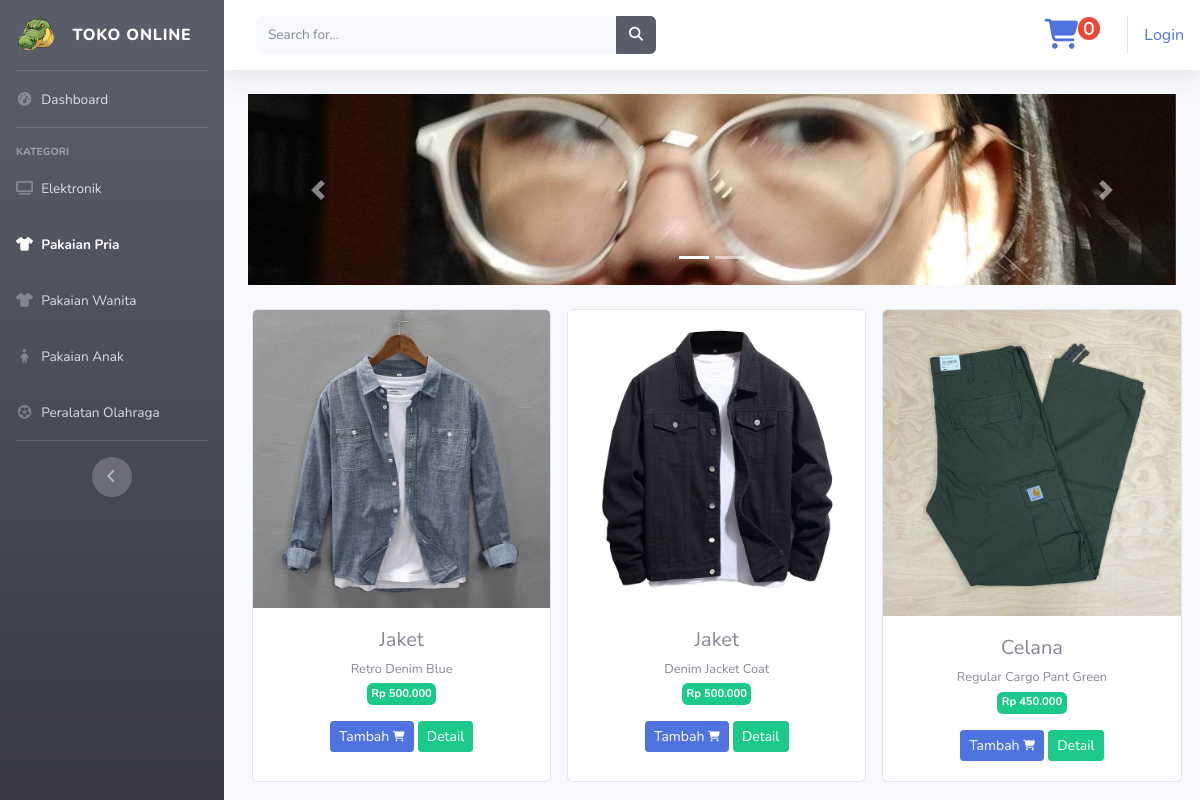
The page /index.php/kategori/pakaian_pria on the database its author committed.
### tables this page shows
CREATE TABLE `tbl_barang` (
  `id_brg` int(11) NOT NULL,
  `nama_barang` varchar(120) NOT NULL,
  `keterangan` varchar(225) NOT NULL,
  `kategori` varchar(60) NOT NULL,
  `harga` int(11) NOT NULL,
  `stok` int(4) NOT NULL,
  `gambar` text NOT NULL
);

### application/controllers/Kategori.php (called while the page is built, shortened)
<?php
class Kategori extends CI_Controller
{
    public function pakaian_pria()
    {
        $data['pakaian_pria'] = $this->model_kategori->pakaian_pria()->result();
        $this->load->view('template/header');
        $this->load->view('template/sidebar');
        $this->load->view('template/footer');
        $this->load->view('kategori/pakaian_pria', $data);
    }
}

### index.php (called while the page is built, shortened)
<?php
require_once BASEPATH.'core/CodeIgniter.php';

### application/models/model_kategori.php (called while the page is built, shortened)
<?php
class Model_kategori extends CI_Model
{
    public function pakaian_pria()
    {
        return $this->db->get_where("tbl_barang", array('
        kategori' => 'pakaian pria'));
    }
}

### application/views/kategori/pakaian_pria.php (the view, shortened to what this page needs)
<div class="container-fluid">
    <div id="carouselExampleIndicators" class="carousel slide" data-ride="carousel">
        <ol class="carousel-indicators">
            <li data-target="#carouselExampleIndicators" data-slide-to="0" class="active"></li>
            <li data-target="#carouselExampleIndicators" data-slide-to="1"></li>
        </ol>
        <div class="carousel-inner">
            <div class="carousel-item active">
                <img src="<?php echo base_url('assets/img/slide (8).jpg') ?>" class="d-block w-100" alt="slide 1">
            </div>
        </div>
        <a class="carousel-control-prev" href="#carouselExampleIndicators" role="button" data-slide="prev">
            <span class="carousel-control-prev-icon" aria-hidden="true"></span>
        </a>
        <a class="carousel-control-next" href="#carouselExampleIndicators" role="button" data-slide="next">
            <span class="carousel-control-next-icon" aria-hidden="true"></span>
        </a>
    </div>
    <div class="row text-center mt-4">
        <?php foreach ($pakaian_pria as $brg) : ?>
            <div class="card ml-3 mb-3" style="width: 18.7rem;">
                <img src="<?php echo base_url() . '/uploads/' . $brg->gambar ?>" class="card-img-top" alt="...">
                <div class="card-body">
                    <h5 class="card-title mb-1"><?php echo $brg->nama_barang ?></h5>
                    <small><?php echo $brg->keterangan ?></small><br>
                    <span class="custom-badge badge-pill badge-success mb-3"><?php echo "Rp " . number_format($brg->harga, 0, ",", "."); ?></span><br>
                    <?php echo anchor('dashboard/tambah_keranjang/' . $brg->id_brg, '<div class="btn btn-sm btn-primary">Tambah <i class="fas fa-shopping-cart fa-xs"></i></div>'); ?>
                    <?php echo anchor('dashboard/detail/' . $brg->id_brg, '<div class="btn btn-sm btn-success">Detail</div>'); ?>
                </div>
            </div>
        <?php endforeach; ?>
    </div>
</div>

### application/views/template/header.php (style rules this page uses)
.custom-badge { display: inline-block; padding: 0.25em 0.4em; font-size: 70%; font-weight: 700; line-height: -52; text-align: center; white-space: nowrap; vertical-align: baseline; border-radius: 0.35rem; transition: color .15s ease-in-out, background-color .15s ease-in-out, border-color .15s ease-in-out, box-shadow .15s ease-in-out; }
.card-img, .card-img-bottom, .card-img-top { flex-shrink: 0; width: 100%; }

### rows shown on the page
tbl_barang: gambar (picture), nama_barang "Jaket", keterangan "Retro Denim Blue", harga "500.000", id_brg "Tambah", id_brg "Detail"
tbl_barang: gambar (picture), nama_barang "Jaket", keterangan "Denim Jacket Coat", harga "500.000", id_brg "Tambah", id_brg "Detail"
tbl_barang: gambar (picture), nama_barang "Celana", keterangan "Regular Cargo Pant Green", harga "450.000", id_brg "Tambah", id_brg "Detail"

### other values the page prints
$keranjangs "0"
anchor('auth/login', 'Login') "Login"
